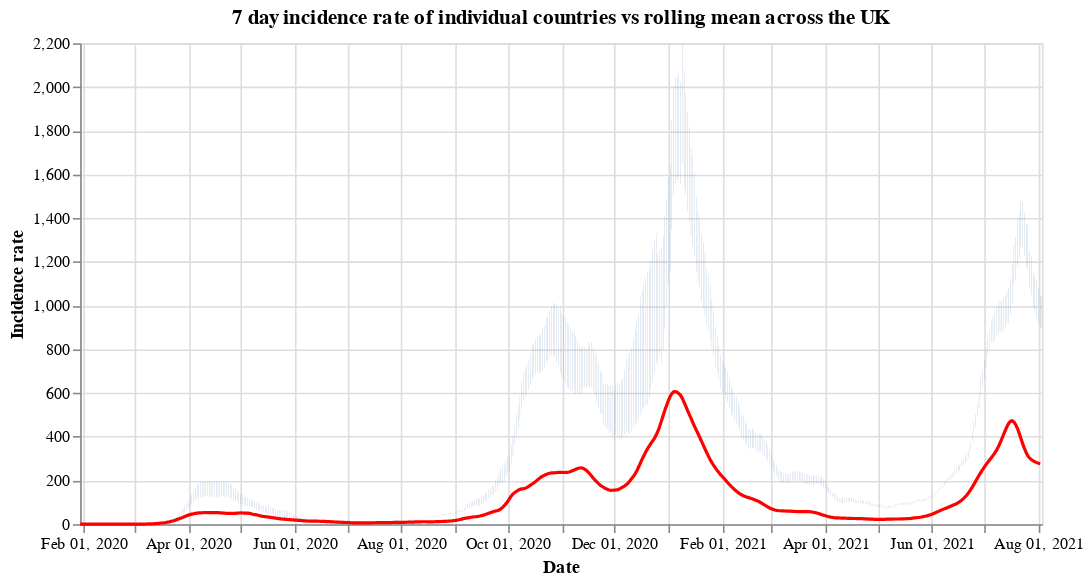

Notebook cell for this chart:
### Code cell
#collapse
countries = uk_cases['areaName'].unique()
countries.sort()

selection = alt.selection_single(
    name='Select',
    fields=['areaName'],
    init={'areaName': 'Wales'},
    bind={'areaName': alt.binding_select(options=countries)}
)

# scatter plot, modify opacity based on selection
bars = alt.Chart(uk_cases).mark_bar().add_selection(
    selection
).encode(
    x=alt.X("yearmonthdate(date):T", axis=alt.Axis(title='Date')),
    y=alt.Y("weeklyCasesRate:Q", axis=alt.Axis(title='Incidence rate')),
    tooltip='weeklyCasesRate:Q',
    opacity=alt.condition(selection, alt.value(1), alt.value(0))
).properties(title=f'7 day incidence rate of individual countries vs rolling mean across the UK', width=600)

line = alt.Chart(overview_cases).mark_line(
    color='red',
    size=2,
).transform_window(
    rolling_mean='mean(weeklyCasesRate)',
    frame=[0, 7]
).encode(
    x='yearmonthdate(date):T',
    y='rolling_mean:Q'
)

alt.layer(bars, line)

### Figure 1 — Vega-Lite specification as saved in the notebook (floating-point values rounded to 4 significant figures; data arrays with more than 128 entries replaced by an {"elided": "..."} marker saying what was removed)
{"config": {"view": {"continuousWidth": 400, "continuousHeight": 300}}, "layer": [{"data": {"name": "data-87a510923f5c36f455b0d10f51c7aa85"}, "mark": "bar", "encoding": {"opacity": {"condition": {"value": 1, "selection": "Select"}, "value": 0}, "tooltip": {"type": "quantitative", "field": "weeklyCasesRate"}, "x": {"type": "temporal", "axis": {"title": "Date"}, "field": "date", "timeUnit": "yearmonthdate"}, "y": {"type": "quantitative", "axis": {"title": "Incidence rate"}, "field": "weeklyCasesRate"}}, "selection": {"Select": {"type": "single", "fields": ["areaName"], "init": {"areaName": "Wales"}, "bind": {"areaName": {"input": "select", "options": ["England", "Northern Ireland", "Scotland", "Wales"]}}}}, "title": "7 day incidence rate of individual countries vs rolling mean across the UK", "width": 600}, {"data": {"name": "data-b856ab8c72faf4ac490e52c3418be2fe"}, "mark": {"type": "line", "color": "red", "size": 2}, "encoding": {"x": {"type": "temporal", "field": "date", "timeUnit": "yearmonthdate"}, "y": {"type": "quantitative", "field": "rolling_mean"}}, "transform": [{"window": [{"op": "mean", "field": "weeklyCasesRate", "as": "rolling_mean"}], "frame": [0, 7]}]}], "$schema": "https://vega.github.io/schema/vega-lite/v4.8.1.json", "datasets": {"data-87a510923f5c36f455b0d10f51c7aa85": {"elided": "2112 records"}, "data-b856ab8c72faf4ac490e52c3418be2fe": {"elided": "551 records"}}}
